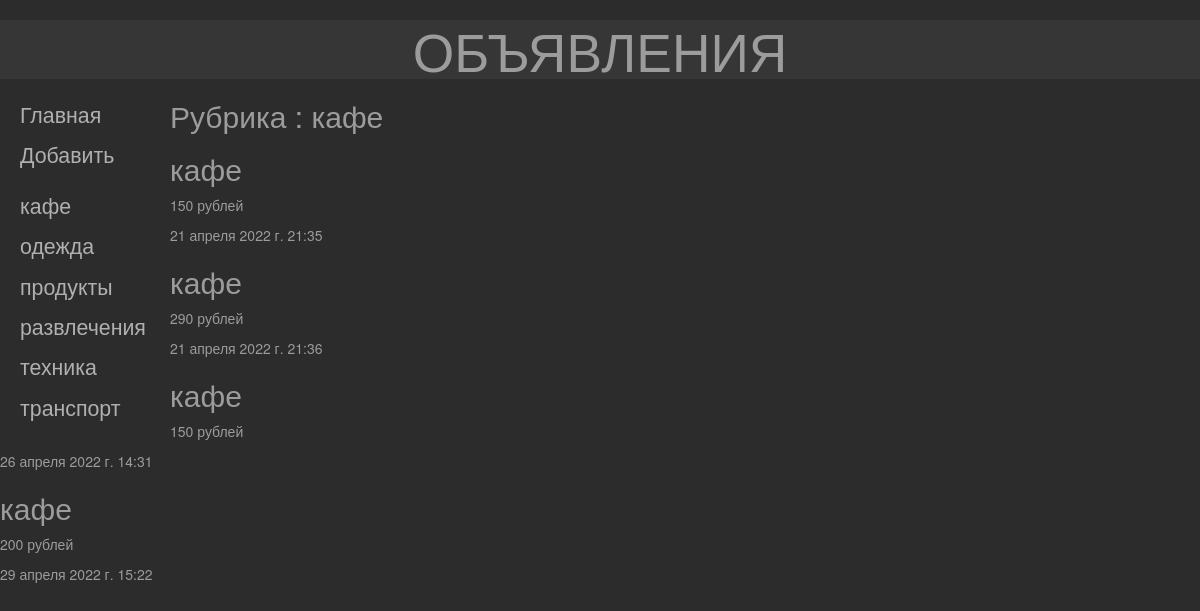
/1/, run on the app's committed database.
### expense/models.py (models this page shows, shortened)
class Rubric(models.Model):
    name = models.CharField(max_length=20, db_index=True, verbose_name='Название')
    class Meta:
        verbose_name_plural = 'Рубрики'
        verbose_name = 'Рубрику'
        ordering = ['name']

class Expense(models.Model):#verbose_name - название на админ старнице
    title = models.CharField(max_length=255, verbose_name='Трата на')
    amount = models.IntegerField(verbose_name='Сумма')
    time_create = models.DateTimeField(default=timezone.now, verbose_name='Дата создания')
    time_update = models.DateTimeField(auto_now=True,verbose_name = 'Дата последнего редактирования')
    published_date = models.DateTimeField(blank=True, null=True, verbose_name='Дата публикации')
    rubric = models.ForeignKey('Rubric', null = True, on_delete=models.PROTECT, verbose_name='Рубрика')
    class Meta:# весь класс META нужен для красивого отображения названий на админ-странице
        verbose_name_plural = 'Траты'
        verbose_name = 'объявление'
        ordering = ['-published_date']

### expense/views.py (the view)
# urls.py: path('<int:rubric_id>/', by_rubric, name='by_rubric'),
def by_rubric(request, rubric_id):
    bbs = Expense.objects.filter(rubric = rubric_id)
    rubrics = Rubric.objects.all()
    current_rubric = Rubric.objects.get(pk = rubric_id)
    context = {'bbs' : bbs, 'rubrics' : rubrics, "current_rubric" : current_rubric}
    return render(request, 'expense/rubric.html', context)

### expense/templates/expense/rubric.html (shortened to what this page needs)
{% extends 'layout/basic.html' %}
{% block content %}
    <h2>Рубрика : {{current_rubric.name}}</h2>
<div class="main_block_expense">
    {% for bb in bbs %}
    <div class = 'expense'>
        <h2>{{bb.title}}</h2>
        <p>{{bb.amount}} рублей</p>
            <p>{{bb.time_create}}</p>
    </div>
    {% endfor %}
</div>
{% endblock %}

### expense/templates/layout/basic.html (shortened to what this page needs)
{% load static %}
<!DOCTYPE html>
<html lang="en">
<head>
    <link rel="stylesheet" href="//maxcdn.bootstrapcdn.com/bootstrap/3.2.0/css/bootstrap.min.css">
    <link rel="stylesheet" href="//maxcdn.bootstrapcdn.com/bootstrap/3.2.0/css/bootstrap-theme.min.css">
    <link rel="stylesheet" type="text/css" href="{% static 'css\style.css' %}">
</head>
<body>
    <header>
        <h1>объявления</h1>
    </header>
    <nav>
        <a href="{% url 'index' %}">Главная</a>
        <a class="add" href="{% url 'add' %}">Добавить</a>
        {% for rubric in rubrics %}
        <a href="{% url 'by_rubric' rubric.pk %}">{{rubric.name}}</a>
        {% endfor %}
    </nav>
    <section>
        {% block content %}
        {% endblock %}
    </section>
</body>
</html>

### expense/static/css/style.css (style rules this page uses)
html { box-sizing: border-box; }
body { background: rgb(44, 44, 44); color:rgb(156, 156, 156); }
header h1 { font-size: 40pt; text-transform: uppercase; text-align: center; background: rgba(134, 134, 134, 0.1); }
nav { font-size: 16pt; width: 150px; float: left; margin-left: 20px; }
a { color:rgb(176, 176, 177); }
nav a { display: block; margin:10px 0px; }
nav .add { padding-bottom: 10px; }

### data on the page
Rubric: name "кафе"
Rubric: name "одежда"
Rubric: name "продукты"
Rubric: name "развлечения"
Rubric: name "техника"
Rubric: name "транспорт"
Expense: title "кафе", amount "150", time_create "21 апреля 2022 г. 21:35"
Expense: title "кафе", amount "290", time_create "21 апреля 2022 г. 21:36"
Expense: title "кафе", amount "150", time_create "26 апреля 2022 г. 14:31"
Expense: title "кафе", amount "200", time_create "29 апреля 2022 г. 15:22"
